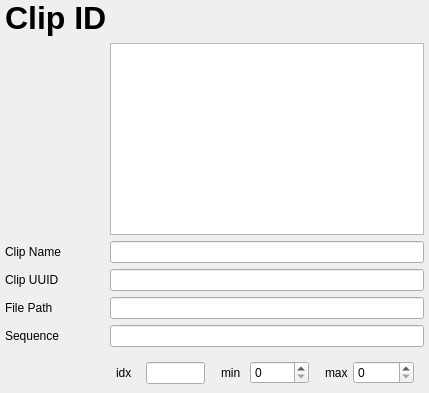
                <widget class="QFrame" name="CilpID_QFrame">
                 <layout class="QGridLayout" name="gridLayout_15" rowstretch="1,0,0,0,0,0,0,0,0" columnstretch="1,1,1,1" columnminimumwidth="1,1,1,1">
                  <property name="leftMargin">
                   <number>5</number>
                  </property>
                  <property name="topMargin">
                   <number>0</number>
                  </property>
                  <property name="rightMargin">
                   <number>5</number>
                  </property>
                  <property name="bottomMargin">
                   <number>0</number>
                  </property>
                  <property name="horizontalSpacing">
                   <number>0</number>
                  </property>
                  <item row="4" column="0">
                   <widget class="QLabel" name="ANALYSISPanel_Info_FilePath_Label">
                    <property name="text">
                     <string>File Path</string>
                    </property>
                   </widget>
                  </item>
                  <item row="1" column="0">
                   <spacer name="verticalSpacer_2">
                    <property name="orientation">
                     <enum>Qt::Vertical</enum>
                    </property>
                    <property name="sizeHint" stdset="0">
                     <size>
                      <width>20</width>
                      <height>40</height>
                     </size>
                    </property>
                   </spacer>
                  </item>
                  <item row="3" column="1" colspan="3">
                   <widget class="QLineEdit" name="ANALYSISPanel_Info_CilpUUID_LineEdit">
                    <property name="sizePolicy">
                     <sizepolicy hsizetype="Expanding" vsizetype="Minimum">
                      <horstretch>0</horstretch>
                      <verstretch>0</verstretch>
                     </sizepolicy>
                    </property>
                    <property name="minimumSize">
                     <size>
                      <width>0</width>
                      <height>0</height>
                     </size>
                    </property>
                   </widget>
                  </item>
                  <item row="2" column="0">
                   <widget class="QLabel" name="ANALYSISPanel_Info_CilpName_Label">
                    <property name="text">
                     <string>Clip Name</string>
                    </property>
                   </widget>
                  </item>
                  <item row="4" column="1" colspan="3">
                   <widget class="QLineEdit" name="ANALYSISPanel_Info_FilePath_LineEdit">
                    <property name="sizePolicy">
                     <sizepolicy hsizetype="Expanding" vsizetype="Minimum">
                      <horstretch>0</horstretch>
                      <verstretch>0</verstretch>
                     </sizepolicy>
                    </property>
                    <property name="minimumSize">
                     <size>
                      <width>0</width>
                      <height>0</height>
                     </size>
                    </property>
                   </widget>
                  </item>
                  <item row="3" column="0">
                   <widget class="QLabel" name="ANALYSISPanel_Info_CilpUUID_Label">
                    <property name="text">
                     <string>Clip UUID</string>
                    </property>
                   </widget>
                  </item>
                  <item row="8" column="1">
                   <layout class="QHBoxLayout" name="idx_horizontalLayout" stretch="2,4">
                    <property name="spacing">
                     <number>0</number>
                    </property>
                    <property name="leftMargin">
                     <number>6</number>
                    </property>
                    <property name="rightMargin">
                     <number>10</number>
                    </property>
                    <property name="bottomMargin">
                     <number>0</number>
                    </property>
                    <item>
                     <widget class="QLabel" name="label_38">
                      <property name="text">
                       <string>idx</string>
                      </property>
                     </widget>
                    </item>
                    <item>
                     <widget class="QLineEdit" name="idx_lineEdit"/>
                    </item>
                   </layout>
                  </item>
                  <item row="8" column="2">
                   <layout class="QHBoxLayout" name="min_horizontalLayout" stretch="1,2">
                    <property name="spacing">
                     <number>0</number>
                    </property>
                    <property name="leftMargin">
                     <number>6</number>
                    </property>
                    <property name="rightMargin">
                     <number>10</number>
                    </property>
                    <item>
                     <widget class="QLabel" name="label_43">
                      <property name="text">
                       <string>min</string>
                      </property>
                     </widget>
                    </item>
                    <item>
                     <widget class="QSpinBox" name="min_spinBox"/>
                    </item>
                   </layout>
                  </item>
                  <item row="5" column="0">
                   <widget class="QLabel" name="ANALYSISPanel_Info_Sequence_Label">
                    <property name="text">
                     <string>Sequence</string>
                    </property>
                   </widget>
                  </item>
                  <item row="5" column="1" colspan="3">
                   <widget class="QLineEdit" name="ANALYSISPanel_Info_Sequence_LineEdit">
                    <property name="sizePolicy">
                     <sizepolicy hsizetype="Expanding" vsizetype="Minimum">
                      <horstretch>0</horstretch>
                      <verstretch>0</verstretch>
                     </sizepolicy>
                    </property>
                    <property name="minimumSize">
                     <size>
                      <width>0</width>
                      <height>0</height>
                     </size>
                    </property>
                   </widget>
                  </item>
                  <item row="8" column="0">
                   <spacer name="verticalSpacer_3">
                    <property name="orientation">
                     <enum>Qt::Vertical</enum>
                    </property>
                    <property name="sizeHint" stdset="0">
                     <size>
                      <width>20</width>
                      <height>40</height>
                     </size>
                    </property>
                   </spacer>
                  </item>
                  <item row="1" column="1" colspan="3">
                   <widget class="QTextEdit" name="ANALYSISPanel_Info_CilpID_TextEdit">
                    <property name="sizePolicy">
                     <sizepolicy hsizetype="Expanding" vsizetype="Minimum">
                      <horstretch>0</horstretch>
                      <verstretch>0</verstretch>
                     </sizepolicy>
                    </property>
                    <property name="minimumSize">
                     <size>
                      <width>0</width>
                      <height>0</height>
                     </size>
                    </property>
                    <property name="toolTip">
                     <string/>
                    </property>
                   </widget>
                  </item>
                  <item row="0" column="1" colspan="3">
                   <spacer name="horizontalSpacer_7">
                    <property name="orientation">
                     <enum>Qt::Horizontal</enum>
                    </property>
                    <property name="sizeHint" stdset="0">
                     <size>
                      <width>40</width>
                      <height>20</height>
                     </size>
                    </property>
                   </spacer>
                  </item>
                  <item row="2" column="1" colspan="3">
                   <widget class="QLineEdit" name="ANALYSISPanel_Info_CilpName_LineEdit">
                    <property name="sizePolicy">
                     <sizepolicy hsizetype="Expanding" vsizetype="Minimum">
                      <horstretch>0</horstretch>
                      <verstretch>0</verstretch>
                     </sizepolicy>
                    </property>
                    <property name="minimumSize">
                     <size>
                      <width>0</width>
                      <height>0</height>
                     </size>
                    </property>
                   </widget>
                  </item>
                  <item row="0" column="0">
                   <widget class="QLabel" name="ANALYSISPanel_Info_CilpID_Label">
                    <property name="text">
                     <string>&lt;html&gt;&lt;head/&gt;&lt;body&gt;&lt;p&gt;&lt;span style=&quot; font-size:24pt; font-weight:600;&quot;&gt; Clip ID&lt;/span&gt;&lt;/p&gt;&lt;/body&gt;&lt;/html&gt;</string>
                    </property>
                   </widget>
                  </item>
                  <item row="8" column="3">
                   <layout class="QHBoxLayout" name="max_horizontalLayout" stretch="1,2">
                    <property name="spacing">
                     <number>0</number>
                    </property>
                    <property name="leftMargin">
                     <number>6</number>
                    </property>
                    <property name="rightMargin">
                     <number>10</number>
                    </property>
                    <item>
                     <widget class="QLabel" name="label_44">
                      <property name="text">
                       <string>max</string>
                      </property>
                     </widget>
                    </item>
                    <item>
                     <widget class="QSpinBox" name="max_spinBox">
                      <property name="maximum">
                       <number>99999</number>
                      </property>
                     </widget>
                    </item>
                   </layout>
                  </item>
                 </layout>
                </widget>
